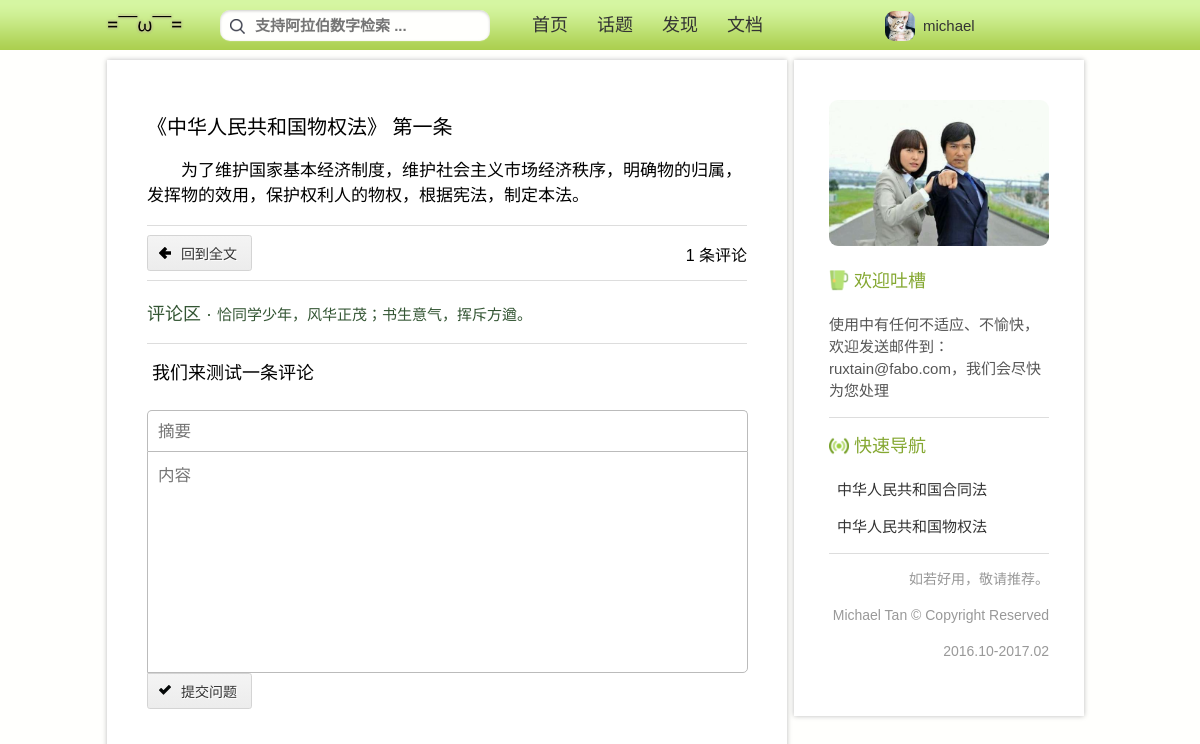
Page /article/429 (signed in) on the committed database.
### myapp/models.py (models this page shows, shortened)
class Profile(models.Model):
    user = models.OneToOneField(User, on_delete=models.CASCADE)
    GENDER_CHOICES = (('M', '男'),('F', '女'))
    gender = models.CharField(max_length=1, choices=GENDER_CHOICES, default="M")      # 要么男要么女，不能隐藏性别。
    nickname = models.CharField(max_length=16, blank=True)  # 知乎：2-8个汉字，4-16个英语字母，用js处理。平时都是显示这个，而全名在个人中心显示，id不显示。
    reg_date = models.DateTimeField("注册时间", auto_now_add=True)
    avatar = models.ImageField(upload_to='myapp/static/myapp/storage/', blank=True) # 头像，暂时的引用方法：模板的使用方法：{{ user.profile.avatar.url }} 建站后会去购买空间储存
    score = models.IntegerField(default=0) # 暂时不涉及，用户积分
    brief_intro = models.CharField(max_length=40, blank=True) # 一句话介绍，和知乎一样，只能最多40个字符。用于各个地方展示。
    long_intro = models.CharField(max_length=500, blank=True) # 五百字长介绍，仅用于用户个人主页展示。
    location = models.CharField(max_length=20, blank=True) # 推荐写 广东深圳、加州旧金山这样的字样，应该也没谁会写得很长。
    education = models.CharField(max_length=100, blank=True) # 所属大学，我的网站就像facebook，只给大学用！
    topics = models.ManyToManyField(Topic, blank=True) # 关注的话题
    fans = models.ManyToManyField("self", symmetrical=False, blank=True)
    def get_avatar_url(self):
        if self.avatar and hasattr(self.avatar, 'url'):
            return self.avatar.url
        else:
            return 'myapp/static/myapp/img/default.png'

class Article(models.Model):
    num = models.IntegerField(default=0)
    branch = models.ForeignKey(Branch, on_delete=models.CASCADE) # 句子所属的文章。
    article_text = models.TextField("无字数限制", blank=True)
    class Meta:
        ordering = ['num'] # 不再按照pk排序，以免法条改动造成巨大麻烦

class Branch(models.Model):
    title = models.CharField(max_length=100)
    intro = models.TextField(blank=True) # 法条的解释，一般引用名人的话或者经典的法谚。
    chairman = models.CharField(max_length=5, default="") # 签署主席令的在职国家主席
    source = models.URLField(max_length=200, default="") # 法条来源的网址
    topics = models.ManyToManyField(Topic, blank=True)
    pub_date = models.DateField('生效时间') # 法条生效的时间
    class Meta:
        ordering = ['-pub_date'] # 按照 pub_date 升序排列 Article 对象。 -pub_date 则是降序。

class Frame(models.Model):
    user = models.ForeignKey(User) # 不管是何种评论，都有一个评论者。
    text = models.CharField("文本内容", max_length=500)
    pub_date = models.DateTimeField('生成日期', auto_now_add=True)
    class Meta:
        ordering = ['thumb_down'] # 以得赞绝对数排列。1000赞800踩的内容也比1赞0踩的内容有趣，尽管得赞比例小。
        abstract = True # 从此这个 model 不会动数据库，而是起一个创建其他 model 的母板的作用。
    def __str__(self):
        return self.text

class ArticleComment(Frame):
    vote = models.IntegerField(default=0)
    article = models.ForeignKey(Article, on_delete=models.CASCADE) # 指向法条
    description = models.TextField(default="") # 问题必须有问题描述啊
    publish = models.BooleanField(default=True) # 默认发布，也可以选择私人，这样就相当于记笔记
    class Meta:
        ordering = ['-vote']

### myapp/views.py (the view)
# urls.py: url(r'^article/(?P<pk>\d+)$', views.article, name='article'),
@login_required
def article(request, pk):
    article = Article.objects.get(pk=pk)
    topics = article.branch.topics.all()
    context = {
        'article': article,
        'topics': topics,
    }
    if request.user != AnonymousUser(): # 登录
        context['logged_in'] = True
    else:
        context['logged_in'] = False
    return render(request, 'myapp/article.html', context)

### myapp/templatetags/my_filters.py (called while the page is built)
@register.filter
def url_adjustment(value):
    return value[5:]

### myapp/templates/myapp/article.html (shortened to what this page needs)
{% extends "base.html" %}
{% load my_filters %}
{% load static %}
{% block head %}
    <link rel="stylesheet" href="{% static "myapp/css/article.css" %}" />
    <link rel="stylesheet" href="{% static "myapp/css/font-awesome.css" %}" />
{% endblock %}
{% block left_column %}
<div class="article-content"><span>《{{ article.branch.title }}》 </span>{{ article.article_text|safe }}</div>
<hr />
        <a class="helper" href="{% url 'myapp:branch' article.branch.pk  %}#{{ article.num }}">
            <button class="button icon arrowleft big">回到全文</button>
        </a>
        <span id="comment-counter">{{ article.articlecomment_set.count }} 条评论</span>
<hr />
<p class="brand">评论区 · <span>恰同学少年，风华正茂；书生意气，挥斥方遒。</span></p>
<div class="articlecomment_section">
{% for comment in article.articlecomment_set.all %}
<hr>
<div class="articlecomment">{{ comment }}</div>
{% endfor %}
<br>
</div>
<form action="{% url 'myapp:article-comment-action' article.pk %}" method="post">
    <input name="question-title" class="question-title editor" placeholder="摘要" /><br/>
    <textarea name="comment" class="description editor" placeholder="内容"></textarea>
    <button id="post-button" class="button icon big approve" >提交问题</button>
</form>
{% endblock %}

### myapp/templates/static/base.html (shortened to what this page needs)
{% load static %}
{% load my_filters %}
<!DOCTYPE html>
<html lang="en">
<head>
    <link rel="stylesheet" href="{% static "myapp/css/base.css" %}" />
    <link rel="stylesheet" href="{% static "myapp/css/gh-buttons.css" %}" />
    {% block head %}{% endblock %}
</head>
<body>
    <section id="nav-wrapper">
    <nav>
        <a href="/"><img id="logo" src="{% static 'myapp/img/logo.png' %}" /></a>
        <form method="get" action="/search" id="search">
            <input id="search-box" name="q" type="text" size="40" placeholder="支持阿拉伯数字检索 ..." />
        </form>
        <a class="nav" id="home" href="/">首页</a>
        <a class="nav" id="topic" href="{% url 'myapp:topics' %}">话题</a>
        <a class="nav" id="discover" href="{% url 'myapp:discover' %}">发现</a>
        <a class="nav" id="document" href="{% url 'myapp:document' %}">文档</a>
{% if logged_in %}
        <div id="dropdown">
            <a id="user-menu" href="{% url 'myapp:profile' user.username %}">
                    <img id="avatar" src="{{ user.profile.get_avatar_url | url_adjustment }}"/>
                <div id="name-holder">
                    <span id="nickname">{{ user.profile.nickname }}</span>
                </div>
            </a>
        </div>
{% endif %}
    </nav>
    </section>
    <section id="wrapper">
        <section id="left_column" class="column">
            {% block left_column %}
            {% endblock %}
        </section>
        <section id="right_column" class="column">
            <img class="rs" src="{% static "myapp/img/aside.jpg" %}" alt="" />
            <p class="rs rs-title">
                <span><img class="rs-icon" src="{% static 'myapp/icon/tea.png' %}" /></span>
                <span class="rs-guide">欢迎吐槽</span>
            </p>
            <p class="rs">使用中有任何不适应、不愉快，欢迎发送邮件到：ruxtain@fabo.com，我们会尽快为您处理</p>
            <hr />
            <p class="rs rs-title">
                <span><img class="rs-icon" src="{% static 'myapp/icon/navigate.ico' %}" /></span>
                <span class="rs-guide">快速导航</span>
            </p>
            <p class="rs"><a href="{% url 'myapp:branch' 2 %}">中华人民共和国合同法</a></p>
            <p class="rs"><a href="{% url 'myapp:branch' 3 %}">中华人民共和国物权法</a></p>
            <hr />
            <p class="rs copyright">如若好用，敬请推荐。</p>
            <p class="rs copyright">Michael Tan © Copyright Reserved </p>
            <p class="rs copyright">2016.10-2017.02</p>
        </section>
    </section>
</body>
</html>

### myapp/static/myapp/css/base.css (style rules this page uses)
body { font-size: 18px; width: 100%; margin: 0 auto; background-color: #fffffd; font-family: Helvetica,Arial,Sans-serif; }
img { max-width: 100%; }
#wrapper { width: 1000px; margin: 0 auto; }
section.column { background-color: #fff; box-shadow: #bbb 0px 0px 5px; -webkit-box-shadow: #bbb 0px 0px 5px; -moz-box-shadow: #bbb 0px 0px 5px; margin-top: 60px; float: left; }
#left_column { width: 600px; margin-left: 7px; padding: 40px; padding-bottom: 100px; }
#right_column { width: 220px; margin-left:7px; padding: 40px 35px 40px 35px; }
a { color: #333; text-decoration: none; }
hr { background-color: #ddd; border: none; height: 1px; }
#nav-wrapper { position: fixed; margin: 0 auto; width: 100%; background: url("../img/navbar.png"); z-index: 3; }
nav { margin:auto; left:0; top:0; margin: 0 auto; font-size: 18px; width: 1000px; height: 50px; line-height: 50px; }
#logo { position: relative; top: 10px; width: 90px; float: left; display: block; transition: opacity 1s; }
#search { float: left; padding: 0 30px 0 30px; }
#search input[type="text"] { background: url("../img/search.png") no-repeat 10px 9px #fffffd; border: 0 none; width: 220px; font: bold 15px Arial,Helvetica,Sans-serif; color: #010101; padding: 7px 15px 7px 35px; -webkit-border-radius: 20px; -moz-border-radius: 20px; border-radius: 10px; -webkit-box-shadow: 0 1px 0 rgba(255, 255, 255, 0.1), 0 1px 3px rgba(0, 0, 0, 0.2) inset; -moz-box-shadow: 0 1px 0 rgba(255, 255, 255, 0.1), 0 1px 3px rgba(0, 0, 0, 0.2) inset; box-shadow: 0 1px 0 rgba(255, 255, 255, 0.1), 0 1px 3px rgba(0, 0, 0, 0.2) inset; -webkit-transition: all 0.7s ease 0s; -moz-transition: all 0.7s ease 0s; -o-transition: all 0.7s ease 0s; transition: all 0.7s ease 0s; outline: none; }
a.nav { padding: 16px 12px 15px 12px; color: #333; font-family: Helvetica; }
a.nav:link { text-decoration: none; color: #333; }
#dropdown { position: relative; left: 780px; top: -50px; width: 120px; }
#user-menu { text-decoration: none; position: relative; display: block; width: 120px; height: 50px; line-height: 50px; }
#avatar { border-radius: 9px; -webkit-border-radius: 9px; -moz-border-radius: 9px; width: 30px; height: 30px; position: relative; top: 10px; left: 5px; }
#name-holder { position: relative; left: 8px; width: 75px; height: 50px; line-height: 50px; display: inline; text-align: center; overflow: hidden; text-overflow: ellipsis; }
#nickname { position: relative; font-family: Georgia, Helvetica; font-size: 15px !important; }
.rs { font-size: 15px; font-family: 宋体, Helvetica; color: #555; }
.rs a { padding: 8px; }
.rs-title { color: #85a832; font-size: 18px; }
img.rs-icon { width: 20px; }
span.rs-guide { position: relative; top: -4px; }
img.rs { max-width: 100%; border-radius: 9px; -webkit-border-radius: 9px; -moz-border-radius: 9px; }
p.rs { line-height: 22px; }
p.copyright { color: #999; font-family: Helvetica; font-size: 14px; text-align: right; }

### myapp/static/myapp/css/gh-buttons.css (style rules this page uses)
.button { overflow: visible; display: inline-block; padding: 0.5em 1em; border: 1px solid #d4d4d4; margin: 0; text-decoration: none; text-align: center; text-shadow: 1px 1px 0 #fff; font:11px/normal sans-serif; color: #333; white-space: nowrap; cursor: pointer; outline: none; background-color: #ececec; background-image: -webkit-gradient(linear, 0 0, 0 100%, from(#f4f4f4), to(#ececec)); background-image: -moz-linear-gradient(#f4f4f4, #ececec); background-image: -ms-linear-gradient(#f4f4f4, #ececec); background-image: -o-linear-gradient(#f4f4f4, #ececec); background-image: linear-gradient(#f4f4f4, #ececec); -moz-background-clip: padding; background-clip: padding-box; border-radius: 0.2em; zoom: 1; }
.button.icon:before { content: ""; float:left; width: 12px; height: 12px; margin: 0.25em 0.75em 0 -0.25em; background: url(../img/gh-buttons/gh-icons.png) 0 99px no-repeat; }
.button.arrowleft.icon:before { background-position: 0 -24px; }
.button.approve.icon:before { background-position: 0 -48px; }
.button.big { font-size: 14px; }
.button.big.icon:before { top: 3px; left: 3px; }

### rows in the picture
Article: branch "中华人民共和国物权法", article_text "第一条 为了维护国家基本经济制度，维护社会主义市场经济秩序，明确物的归属，发挥物的效用，保护权利人的物权，根据宪法，制定本法。", articlecomment_set.count "1"
ArticleComment: text "我们来测试一条评论"

### other values in the picture
{{ user.profile.nickname }} "michael"
